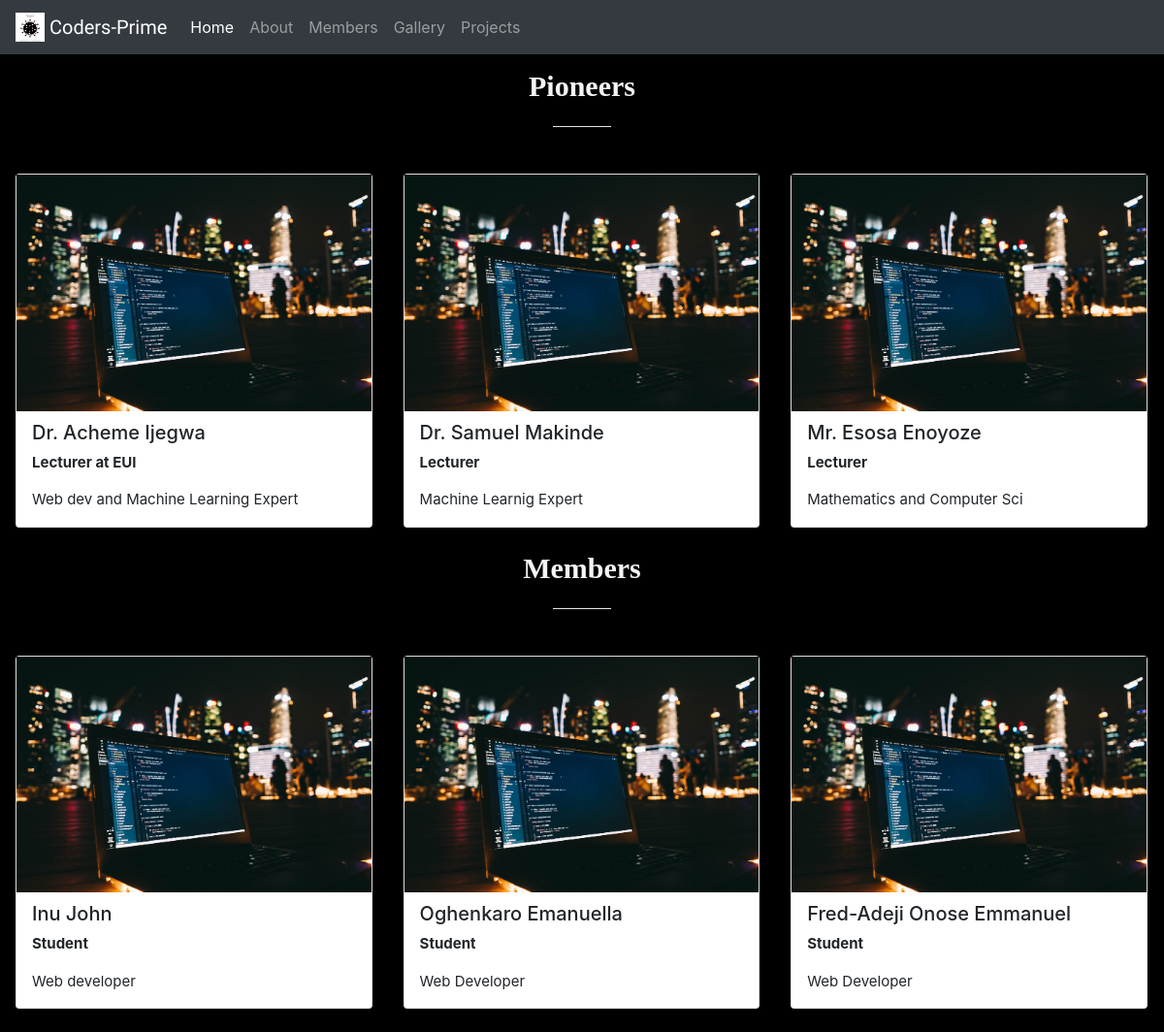
/home/members/, run on the app's committed database.
### coders/models.py (models this page shows)
class Pioneer(models.Model):
    name = models.CharField(max_length=300)
    title = models.CharField(max_length=150)
    about = models.CharField(max_length=1500)
    image = models.FileField()

class Member(models.Model):
    name_mem = models.CharField(max_length=300)
    title_mem = models.CharField(max_length=150)
    about_mem = models.CharField(max_length=1500)
    image_mem = models.FileField()

### coders/views.py (the view)
# urls.py: path('members/', views.members, name="members"),
def members(request):
    mem = Member.objects.all()
    pion = Pioneer.objects.all()
    return render(request, 'members.html', {'mem':mem, 'pion':pion})

### coders/templates/members.html (shortened to what this page needs)
{% extends 'base.html' %}
{% block content %}
<div class="div">
<h1>Pioneers</h1>
<hr>
    {% for staff in pion %}
    <div class="column">
        <div class="card">
            <img src="{{ staff.image.url }}" alt="images" style="width:100%">
            <div class="container">
                <h2>{{ staff.name }}</h2>
                <p><b>{{ staff.title }}</b></p>
                <p>{{ staff.about }}</p>
            </div>
        </div>
    </div>
</div>
    {% endfor %}
<div class="div1">
<h1>Members</h1>
<hr>
    {% for peep in mem %}
    <div class="column">
        <div class="card">
            <img src="{{ peep.image_mem.url }}" alt="images" style="width:100%">
            <div class="container">
                <h2>{{ peep.name_mem }}</h2>
                <p><b>{{ peep.title_mem }}</b></p>
                <p>{{ peep.about_mem }}</p>
            </div>
        </div>
    </div>
    {% endfor %}
</div>
{% endblock %}

### coders/templates/base.html (shortened to what this page needs)
<!doctype html>
<html lang="en">
<head>
    <link rel="stylesheet" href="https://stackpath.bootstrapcdn.com/bootstrap/4.3.1/css/bootstrap.min.css"
>
    {% load static %}
    <link rel="stylesheet" href="https://cdnjs.cloudflare.com/ajax/libs/font-awesome/4.7.0/css/font-awesome.min.css">
    <link rel="stylesheet" type="text/css" href="{% static 'style.css' %}">
    <link rel="stylesheet" type="text/css" href="{% static 'about.css' %}">
    <link rel="stylesheet" type="text/css" href="{% static 'members.css' %}">
    <link rel="stylesheet" type="text/css" href="{% static 'projects.css' %}">
    <link rel="stylesheet" type="text/css" href="{% static 'gallery.css' %}">
</head>
<body>
<nav class="navbar navbar-expand-lg navbar-dark bg-dark">
    <a class="navbar-brand" href="{% url 'coders:index' %}">
        <img src="{% static 'images/header.jpg' %}" width="30" height="30" class="d-inline-block align-top" alt="">
        Coders-Prime
    </a>
    <div class="collapse navbar-collapse" id="navbarNav">
        <ul class="navbar-nav">
            <li class="nav-item active">
                <a class="nav-link" href="{% url 'coders:index' %}">Home<span class="sr-only">(current)</span></a>
            </li>
            <li class="nav-item">
                <a class="nav-link" href="{% url 'coders:about' %}">About</a>
            </li>
            <li class="nav-item">
                <a class="nav-link" href="{% url 'coders:members' %}">Members</a>
            </li>
            <li class="nav-item">
                <a class="nav-link" href="{% url 'coders:gallery' %}">Gallery</a>
            </li>
            <li class="nav-item">
                <a class="nav-link" href="{% url 'coders:projects' %}">Projects</a>
            </li>
        </ul>
    </div>
</nav>
{% block content %}
{% endblock %}
</body>
</html>

### coders/static/style.css (style rules this page uses)
.navbar-brand { font-family: 'Satisfy', cursive; }

### coders/static/about.css (style rules this page uses)
body { background-color: black; }
h1 { font-family: Georgia; font-weight: bolder; }

### coders/static/members.css (style rules this page uses)
h1 { color: whitesmoke; text-align: center; font-size: 30px; padding: 15px; }
hr { color: white; background-color: white; width: 5%; margin-bottom: 40px; margin-top: 5px; }
html { box-sizing: border-box; }
*, *:before, *:after { box-sizing: inherit; }
.column { float: left; width: 33.3%; margin-bottom: 16px; padding: 0 8px; }
.card { box-shadow: 0 4px 8px 0 rgba(0, 0, 0, 0.2); margin: 8px; }
.container { padding: 0 16px; }
.container::after, .row::after { content: ""; clear: both; display: table; }
h2 { font-size: 20px; padding-top: 10px; }
p { font-size: 15px; }

### data on the page
Pioneer: image (picture), name "Dr. Acheme Ijegwa", title "Lecturer at EUI", about "Web dev and Machine Learning Expert"
Pioneer: image (picture), name "Dr. Samuel Makinde", title "Lecturer", about "Machine Learnig Expert"
Pioneer: image (picture), name "Mr. Esosa Enoyoze", title "Lecturer", about "Mathematics and Computer Sci"
Member: image_mem (picture), name_mem "Inu John", title_mem "Student", about_mem "Web developer"
Member: image_mem (picture), name_mem "Oghenkaro Emanuella", title_mem "Student", about_mem "Web Developer"
Member: image_mem (picture), name_mem "Fred-Adeji Onose Emmanuel", title_mem "Student", about_mem "Web Developer"
